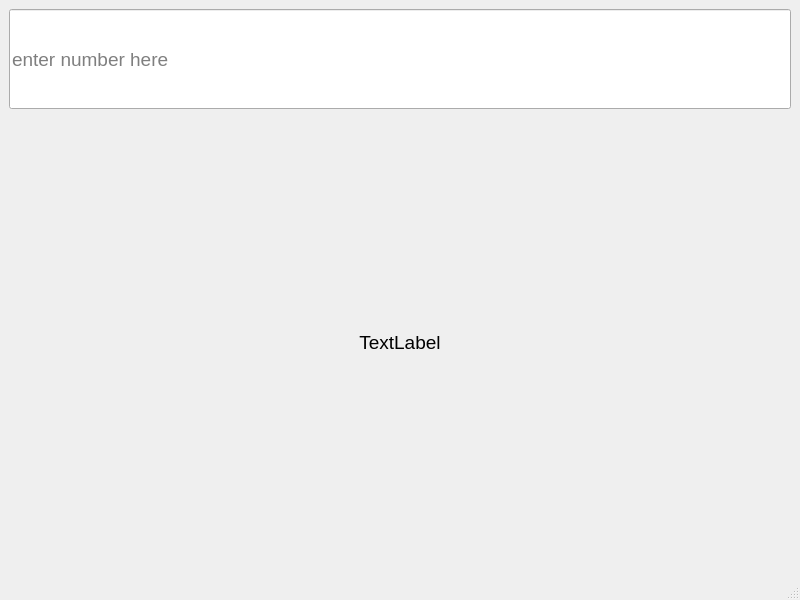
<?xml version="1.0" encoding="UTF-8"?>
<ui version="4.0">
 <class>MainWindow</class>
 <widget class="QMainWindow" name="MainWindow">
  <property name="geometry">
   <rect>
    <x>0</x>
    <y>0</y>
    <width>800</width>
    <height>600</height>
   </rect>
  </property>
  <property name="windowTitle">
   <string>MainWindow</string>
  </property>
  <widget class="QWidget" name="centralwidget">
   <layout class="QGridLayout" name="gridLayout">
    <item row="0" column="0">
     <layout class="QVBoxLayout" name="verticalLayout">
      <item>
       <widget class="QLineEdit" name="lineEdit">
        <property name="minimumSize">
         <size>
          <width>0</width>
          <height>100</height>
         </size>
        </property>
        <property name="font">
         <font>
          <pointsize>14</pointsize>
         </font>
        </property>
        <property name="placeholderText">
         <string>enter number here</string>
        </property>
       </widget>
      </item>
      <item>
       <widget class="QLabel" name="label">
        <property name="minimumSize">
         <size>
          <width>0</width>
          <height>50</height>
         </size>
        </property>
        <property name="font">
         <font>
          <pointsize>14</pointsize>
         </font>
        </property>
        <property name="text">
         <string>TextLabel</string>
        </property>
        <property name="alignment">
         <set>Qt::AlignCenter</set>
        </property>
       </widget>
      </item>
     </layout>
    </item>
   </layout>
  </widget>
  <widget class="QMenuBar" name="menubar">
   <property name="geometry">
    <rect>
     <x>0</x>
     <y>0</y>
     <width>800</width>
     <height>22</height>
    </rect>
   </property>
  </widget>
  <widget class="QStatusBar" name="statusbar"/>
 </widget>
 <resources/>
 <connections/>
</ui>
